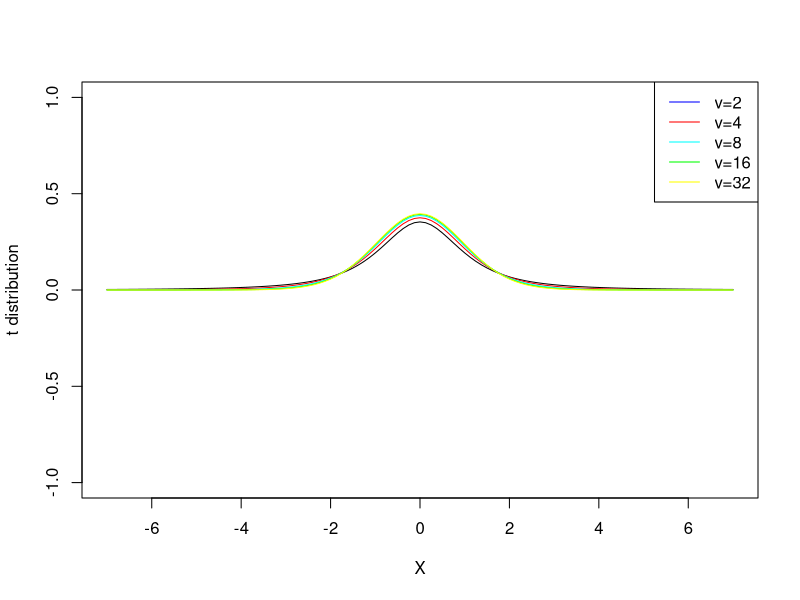

Reproduce this figure in R.
library(ggplot2)
x <- seq(-7, 7, by = 1/8)
# Range of x
y1 <- dt(x, df = 2)
# t distribution for 2 degrees of
y2 <- dt(x, df = 4)
# t distribution for 4 degrees of
y3 <- dt(x, df = 8)
# t distribution for 8 degrees of
y4 <- dt(x, df = 16)
# t distribution for 16 degrees of freed
y5 <- dt(x, df = 32)
# t distribution for 32 degrees of freed
plot(x, y1,type="l",xlab="X",ylab="t distribution", ylim=range(seq(0,0.4)))
lines(x, y2,type="l", col="red")
lines(x, y3,type="l", col="cyan")
lines(x, y4,type="l", col="green")
lines(x, y5,type="l", col="yellow")
legend("topright", legend=c("v=2","v=4", "v=8", "v=16", "v=32"),
       col=c("blue","red", "cyan", "green", "yellow"), lty=1)
